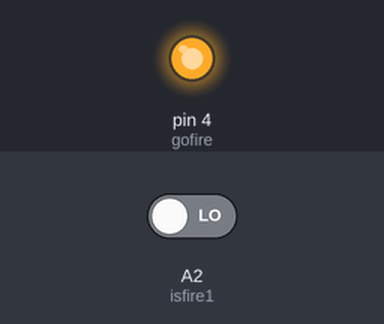
Simulated run of this sketch. Board: Arduino Uno, built with avr-gcc and run on an emulated ATmega328P. On the bench: output pins drawn as LEDs (lit = HIGH). The test bench sets the inputs (shaded band); at power-on: A2 (isfire1) LOW. Pins used as bus, display or sensor lines are not drawn.

Above: at 0.1 s.
Timing chart, 0 to 1.6 s (numbered marks = the images above):
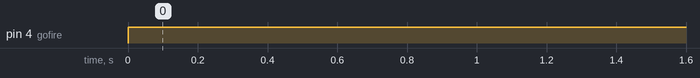

Measured:
- by itself, pin 4 (gofire): LOW → HIGH at 0.00 s

The sketch:

mehmet-alarm.ino
```cpp
//define fire1 pins
#define powerfire1 A3
#define gndfire1 A4
#define isfire1 A2

//define fire2 pins
#define isfire2 A5

//define fire3 pins
#define powerfire3 13
#define gndfire3 A1
#define isfire3 A0

//define fire output
#define gofire 4

void setup() {

              //fire 1 initialization
              pinMode(gndfire1, OUTPUT);
              digitalWrite(gndfire1, LOW);
              pinMode(powerfire1, OUTPUT);
              digitalWrite(powerfire1, HIGH);
              pinMode(isfire1, INPUT);

              //fire 2 initialization
              pinMode(isfire2, INPUT);

              //fire 3 initialization
              pinMode(gndfire3, OUTPUT);
              digitalWrite(gndfire3, LOW);
              pinMode(powerfire3, OUTPUT);
              digitalWrite(powerfire3, HIGH);
              pinMode(isfire3, INPUT);

              //fire Output
              pinMode(gofire, OUTPUT);
              digitalWrite(gofire, LOW);
}

void loop() {

              Mehmetfire();
}


void Mehmetfire(){


              if(digitalRead(isfire1)==HIGH && digitalRead(isfire2)==HIGH && digitalRead(isfire3)==HIGH){

                  digitalWrite(gofire, LOW);
              }

              if(digitalRead(isfire1)==LOW || digitalRead(isfire2)==LOW || digitalRead(isfire3)==LOW){

                  digitalWrite(gofire, HIGH);
              }
}
```
